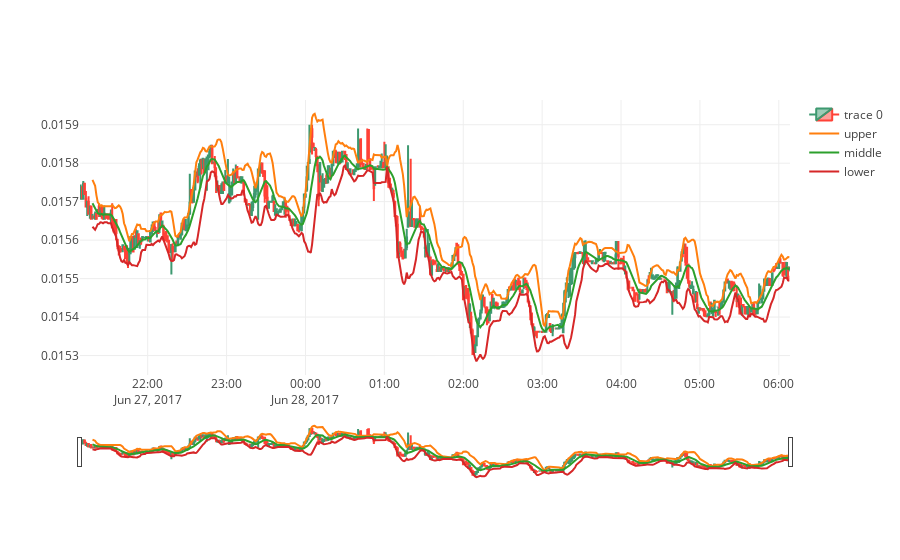

Write notebook code for a chart like this one.
### Code cell
trace = Candlestick(bars, x=bars.index)
dates = bars.index
# http://pythontrader.blogspot.com/2015/05/ta-lib-usage-bollinger-bands.html
upper, middle, lower = talib.BBANDS(bars['close'].values*100, # goddam weird bug, can't deal with small values, but only with pandas data...wtf
                                    timeperiod=10,
                                    nbdevup=2,
                                    nbdevdn=2)#,
                                    #matype=0)  # SMA

scatters = [Scatter(x=dates, y=upper/100, name='upper'),
           Scatter(x=dates, y=middle/100, name='middle'),
           Scatter(x=dates, y=lower/100, name='lower')]

data = [trace] + scatters
iplot(data, filename='simple_candlestick')

### Figure 1 — Plotly figure (JSON) as saved in the notebook; plotly's stock layout.template omitted (floating-point values rounded to 4 significant figures; data arrays with more than 128 entries replaced by an {"elided": "..."} marker saying what was removed)
{"data": [{"close": {"elided": "540 float values"}, "high": {"elided": "540 float values"}, "low": {"elided": "540 float values"}, "open": {"elided": "540 float values"}, "type": "candlestick", "x": {"elided": "540 str values"}}, {"name": "upper", "type": "scatter", "x": {"elided": "540 str values"}, "y": {"elided": "540 float values"}}, {"name": "middle", "type": "scatter", "x": {"elided": "540 str values"}, "y": {"elided": "540 float values"}}, {"name": "lower", "type": "scatter", "x": {"elided": "540 str values"}, "y": {"elided": "540 float values"}}], "layout": {}}
